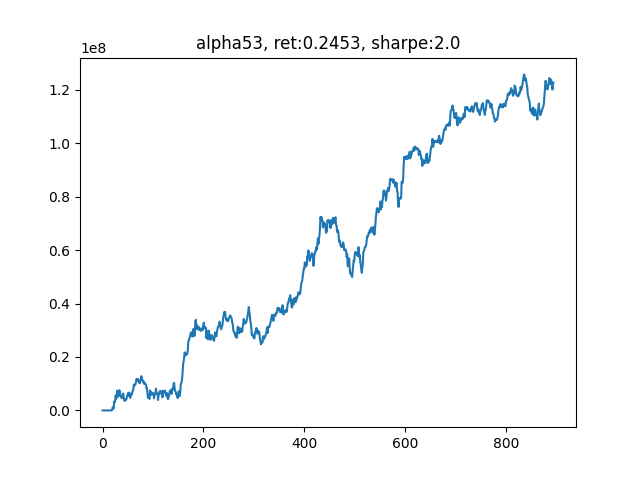

Source code (Python):
'''
v_1.4
alpha101单因子测试
'''

from __future__ import print_function
import logging


import os
import time
import numpy as np
import pandas as pd
import matplotlib.pyplot as plt

import scipy.optimize as sco
from sklearn import preprocessing
from sklearn.linear_model import LinearRegression

import multiprocessing as mp
from concurrent.futures import ProcessPoolExecutor, as_completed



import warnings
warnings.filterwarnings("ignore")



############################ Define our factors ####################################### 
def RSIIndividual(data):
    t = 6                           # 需要6天的历史数据
    close = np.array(data)[:, 5]    # 股票N天的close数据
    delta = np.diff(close)     

    delta = pd.Series(delta)
    up, down = delta.copy(), delta.copy()
    up[up < 0] = 0
    down[down > 0] = 0
    roll_up1 = up.ewm(span=5).mean()                      # 上涨天数的指数移动平均
    roll_down1 = down.abs().ewm(span=5).mean()            # 下跌天数的指数移动平均
    RS1 = roll_up1 / roll_down1
    RSI1 = 100.0 - (100.0 / (1.0 + RS1))

    return -RSI1.iloc[-1]


def SixDayRS(data):
    '''
    六日收益率反转
    '''
    t = 6                           # 需要6天的历史数据
    close = np.array(data)[:, 5]    # 股票N天的close数据    
    return -(close[-1]/close[-t] - 1) 

def MOM(data):
    t = 6                           # 需要6天的历史数据
    close = np.array(data)[:, 5]    # 股票N天的close数据
    delta = np.diff(close)     

    delta = pd.Series(delta)
    up, down = delta.copy(), delta.copy()
    up[up < 0] = 0
    down[down > 0] = 0
    roll_up1 = up.ewm(span=5).mean()                      # 上涨天数的指数移动平均
    roll_down1 = down.abs().ewm(span=5).mean()            # 下跌天数的指数移动平均
    RS1 = roll_up1 / roll_down1
    RSI1 = 100.0 - (100.0 / (1.0 + RS1))

    six_day_rs = -(close[-1]/close[-t] - 1) 

    return (-RSI1.iloc[-1] + six_day_rs)/2

def Size(data):
    '''
    市值（收盘价近似代替）
    '''
    t = 6                                   # 需要6天的历史数据
    close = np.array(data)[:, 5]            # 股票N天的close数据
    size = np.log(close)         # 按行求均值
    size = pd.Series(size)
    size = size.rolling(window=5).mean()

    return -size.iloc[-1]


def VolumePct(data):
    '''
    成交量变化率
    '''
    t = 6                                      # 需要6天的历史数据
    volume = np.array(data)[:, 6]              # 股票N天的volume数据
    
    volume = pd.Series(volume)
    # v_pct = np.abs(volume.pct_change(1))
    v_pct = volume.pct_change(3)
    v_pct = v_pct.rolling(window=5).mean()
    return -v_pct.iloc[-1]

###############################   Alpha 101   ##############################
def Alpha6(data):
    _open = pd.Series(np.array(data)[:, 2])                # 开盘价
    volume = pd.Series(np.array(data)[:, 6])              # 股票N天的volume数据
    alpha6 = _open.rolling(window=10).corr(volume)
    return -1*alpha6.iloc[-1]

def Alpha7(data):
    close = pd.Series(np.array(data)[:, 5])
    amount = pd.Series(np.array(data)[:, 7])              # 股票N天的amount数据
    mean_amount = amount.rolling(window=5).mean().iloc[-1]
    if mean_amount<amount.iloc[-1]:
        delta = close.diff(3).abs().iloc[-10:]
        delta_rank = delta.rank()
        return -1*delta_rank.iloc[-1]*np.sign(delta.iloc[-1])
    else:
        return -1

def Alpha12(data):
    close = pd.Series(np.array(data)[:, 5])
    amount = pd.Series(np.array(data)[:, 7])              # 股票N天的amount数据
    _sign = np.sign(amount.diff(1).iloc[-1])
    delta = close.diff(1)
    return -1*_sign*delta.iloc[-1]

def Alpha23(data):
    high = pd.Series(np.array(data)[:, 3])
    _mean = high.rolling(10).mean()
    _delta = high.diff(2)
    if _mean.iloc[-1]<high.iloc[-1]:
        return -1*_delta.iloc[-1]
    else:
        return 0

def Alpha26(data):
    high = pd.Series(np.array(data)[:, 3])[-10:]
    amount = pd.Series(np.array(data)[:, 7])[-10:]
    high_rank = high.rank()
    amount_rank = amount.rank()
    _corr = amount_rank.rolling(window=5).corr(high_rank)
    res = _corr.rolling(window=3).max()

    return -1*res.iloc[-1]

def Alpha28(data):
    high = pd.Series(np.array(data)[:, 3])
    low = pd.Series(np.array(data)[:, 4])
    close = pd.Series(np.array(data)[:, 5])
    amount = pd.Series(np.array(data)[:, 7])
    adv10 = amount.rolling(window=10).mean().fillna(0)
    _corr = adv10.rolling(window=5).corr(low).fillna(0)
    _scale = _corr+(high+low)/2-close
    _scale /= _scale.abs().sum()
    
    return _scale.iloc[-1]

def Alpha41(data):
    high = np.array(data)[:, 3][-1]
    low = np.array(data)[:, 4][-1]
    volume = np.array(data)[:, 6][-1]
    amount = np.array(data)[:, 7][-1]

    return np.sqrt(high*low) - amount/volume

def Alpha43(data):
    close = pd.Series(np.array(data)[:, 5])
    amount = pd.Series(np.array(data)[:, 7])
    adv10 = amount.rolling(10).mean()
    amount_rank = (amount/adv10).rank()
    delta = (-1*close.diff(4)).iloc[-4:]
    delta_rank = delta.rank()

    return amount_rank.iloc[-1]*delta_rank.iloc[-1]

def Alpha46(data):
    close = np.array(data)[:, 5]
    condition1 = (close[-20]-close[-10])/10 - (close[-10]-close[-1])/10
    if condition1 > 0.25:
        return -1
    elif condition1 < 0:
        return 1
    else:
        return -1*(close[-1]-close[-2])

def Alpha49(data):
    close = np.array(data)[:, 5]
    condition1 = (close[-20]-close[-10])/10 - (close[-10]-close[-1])/10
    if condition1 < -0.1:
        return 1
    else:
        return -1*(close[-1]-close[-2])

def Alpha51(data):
    close = np.array(data)[:, 5]
    condition1 = (close[-20]-close[-10])/10 - (close[-10]-close[-1])/10
    if condition1 < -0.05:
        return 1
    else:
        return -1*(close[-1]-close[-2])

def Alpha53(data):
    high = np.array(data)[:, 3]
    low = np.array(data)[:, 4]
    close = np.array(data)[:, 5]
    x1 = ((close[-1]-low[-1])-(high[-1]-close[-1]))/(close[-1]-low[-1])
    x9 = ((close[-9]-low[-9])-(high[-9]-close[-9]))/(close[-9]-low[-9])

    return -1*(x1-x9)


###############################   并行计算因子   ##############################
def each_task(_key, _array):
    factors = []
    # factors.append(RSIIndividual(_array))
    # factors.append(SixDayRS(_array))
    # factors.append(Size(_array))
    # factors.append(VolumePct(_array))
    factors.append(Alpha53(_array))
    return (_key, factors)

def mp_task(batch, data):
    res = []
    for _key in batch:
        res.append(each_task(_key, data[_key]))
    return res

def _batch(stock_list):
    num_of_stock = len(stock_list)
    batch_size = num_of_stock // os.cpu_count()
    for i in range(0, num_of_stock, batch_size):
        yield stock_list[i: i+batch_size]

###############################   回归法估计因子权重   ##############################
def factor_regression(factors_record, pct_record, i):
    X = factors_record[-(i+2)]
    X[np.isnan(X)] = 0
    Y = pct_record[-i]
    Y[np.isnan(Y)] = 0
    reg = LinearRegression()
    # print("X", X)
    # print("Y", Y)
    reg.fit(X,Y)   
    factor_weight = list(reg.coef_)
    factor_weight.append(reg.intercept_)
    
    return factor_weight

###############################   有效前沿计算个股权重   ##############################
def portfolio_annualised_performance(weights, mean_returns, cov_matrix):
    returns = np.sum(mean_returns*weights ) *252
    std = np.sqrt(np.dot(weights.T, np.dot(cov_matrix, weights))) * np.sqrt(252)
    return std, returns

def neg_sharpe_ratio(weights, mean_returns, cov_matrix, risk_free_rate):
    p_var, p_ret = portfolio_annualised_performance(weights, mean_returns, cov_matrix)
    return -(p_ret - risk_free_rate) / p_var

def max_sharpe_ratio(mean_returns, cov_matrix, risk_free_rate):
    num_assets = len(mean_returns)
    args = (mean_returns, cov_matrix, risk_free_rate)
    constraints = ({'type': 'eq', 'fun': lambda x: np.sum(x) - 1})
    bound = (0.0,1.0)
    bounds = tuple(bound for asset in range(num_assets))
    result = sco.minimize(neg_sharpe_ratio, num_assets*[1./num_assets,], args=args,
                        method='SLSQP', bounds=bounds, constraints=constraints)
    return result

###############################   计算仓位收益率   ##############################
def calculate_pct(all_data, position, my_sequence):

    # t+2 和 t+1 的价差
    delta = all_data[all_data['Date'] == my_sequence+2]['Close'].values - \
            all_data[all_data['Date'] == my_sequence+1]['Close'].values

    profit = position @ delta
    return profit



# 因子或是回归最多利用过去10天的数据
MAX_NUM_RECORD = 10
num_of_holding = 100
leverage = 1
my_sequence = 0        # 当前日期
cur_capital = 5e8          # 初始资金
fee = 1.5e-4           # 手续费率

data = {}               # 储存一段时间的行情
yesterday_close = []    # 记录昨日收盘价，用于计算当日收益率
pct_record = []         # 记录每日收益率
factors_record = []     # 记录每日因子值
factors_weight = []     # 因子加权权重
capital_record = []     # 记录资金变动

file_name = r"./CONTEST_DATA_TEST_100_1.csv"
all_data = pd.read_csv(file_name, 
                    usecols=[0,1,2,3,4,5,6,7], 
                    names=['Date','Instrument','Open','High','Low','Close','Volume','Amount'])


daily_data = all_data[all_data['Date']==my_sequence].values
num_of_stock = daily_data.shape[0]
stock_list = np.arange(num_of_stock)

print(daily_data.shape)

# 每一支股票单独存在字典里
for i in range(num_of_stock):
    data[i] = []
    data[i].append(daily_data[i])

stock_batch = list(_batch(stock_list))
# print(stock_batch)

total_days = 900
mp.set_start_method('fork')

while(my_sequence<total_days-5):
    my_sequence += 1
    all_factors = [[]] * num_of_stock     # 每个股票的所有因子是一行
    
    start =  time.time()
    capital_record.append(cur_capital-5e8)
    print('current day: {}, current capital: {}......\n'.format(my_sequence, cur_capital))

    daily_data = all_data[all_data['Date']==my_sequence].values
    daily_data = daily_data[:, 0:8]
    today_close = daily_data[:, 5]                    # 当日收盘价
    if len(yesterday_close)>0:                        # 从第二天开始算起
        pct = (today_close - yesterday_close)/yesterday_close
        pct_record.append(pct)

    num_of_stock = daily_data.shape[0]
    stock_list = np.arange(num_of_stock)

    print(daily_data.shape)

    # 每一支股票单独存在字典里
    for i in range(num_of_stock):
        data[i].append(daily_data[i])

    use_time = time.time() - start
    print("Time of 🍦: ", round(use_time,2))

    if len(data[0]) >= 20:

        with ProcessPoolExecutor() as executor:
            futures = [executor.submit(mp_task, batch, data) for batch in stock_batch]
            for future in as_completed(futures):
                factors_batch = future.result()
                for i in range(len(factors_batch)):
                    _key, factors = factors_batch[i]
                    # print(_key, factors)
                    all_factors[_key] = factors

        # print(all_factors)
        print(len(all_factors))                                               # N * K

        use_time = time.time() - start
        print("Time of 🍎: ", round(use_time,2))

        all_factors = np.array(all_factors)
        all_factors[np.isnan(all_factors)] = 0                                # 处理空值
        all_factors[np.isinf(all_factors)] = 0                                # 处理无限值
        all_factors = preprocessing.scale(all_factors)              # 按列z-score标准化
        # all_factors = np.hstack(([[1]]*num_of_stock, all_factors))            # 每一行最左侧插入[1]
        factors_record.append(all_factors)                                    # T * N * (K)，储存一段时间的因子值，用于计算因子收益率
        num_of_factor = all_factors.shape[1]
        
        if len(factors_weight) == 0:
            final_factors = np.array(all_factors).mean(axis=1)
        else:
            final_factors = np.hstack((all_factors, [[1]]*num_of_stock)) @ np.array(factors_weight)
        
        use_time = time.time() - start
        print("Time of 🍌: ", round(use_time,2))

        _rank = np.argsort(np.argsort(final_factors))    # 0-499，多因子等权组合之后的排序值
        _pos = np.array([0]*num_of_stock)
        
        _buy_line = num_of_stock-num_of_holding/2
        _sell_line = num_of_holding/2
        _pos[_rank>=_buy_line] = 1
        _pos[_rank<_sell_line] = -1
        
        position = _pos * cur_capital * leverage / num_of_holding / today_close
        position[np.isnan(position)] = 0
        position = position.astype(int)
        print("len of position: ", len(position))
        # print(position)
        daily_profit = calculate_pct(all_data, position, my_sequence)
        cur_capital += daily_profit
        cur_capital *= (1-fee)          # 扣除手续费

        use_time = time.time() - start
        print("Time of 🍊: ", round(use_time,2))

        if len(factors_record) >= 10:
            # 其实只做了8次回归，取平均值
            factors_weight = []
            
            # with ProcessPoolExecutor() as executor:
            #     futures = [executor.submit(factor_regression, factors_record, pct_record, i+1) for i in range(len(factors_record)-2)]
            #     for future in as_completed(futures):
            #         factors_weight.append(future.result())
            
            # factors_weight = np.array(factors_weight).mean(axis=0)
            # factors_weight /= np.sum(factors_weight)

            # print("factors_weight: ", factors_weight)
            # if len(factors_record) >= 20: factors_record.pop(0)

        use_time = time.time() - start
        print("Time of 🍐: ", round(use_time,2))

        # 删除最老的一天的数据
        if len(data[0]) >= 20:
            for i in range(num_of_stock):
                data[i].pop(0)
        
        use_time = time.time() - start
        print("Time of 🍉: ", round(use_time,2))

    # use_time = time.time() - start
    # print("Time of posting position: %s", use_time)
    # time.sleep(0.1)
    
    yesterday_close = today_close

total_return = round(capital_record[-1]/5e8, 4)
daily_pct = pd.Series(capital_record)+5e8
daily_pct = daily_pct.pct_change()
sharpe = daily_pct.mean() / daily_pct.std() * np.sqrt(252)
sharpe = np.round(sharpe)

_name = 'alpha53'
plt.figure()
plt.plot(capital_record)
_title = "{}, ret:{}, sharpe:{}".format(_name, total_return, sharpe)
plt.title(_title)
plt.savefig('backtest_{}.png'.format(_name))

factors_record = np.array(factors_record)[:,:,0]
pd.DataFrame(factors_record).to_csv('factors_{}.csv'.format(_name))
